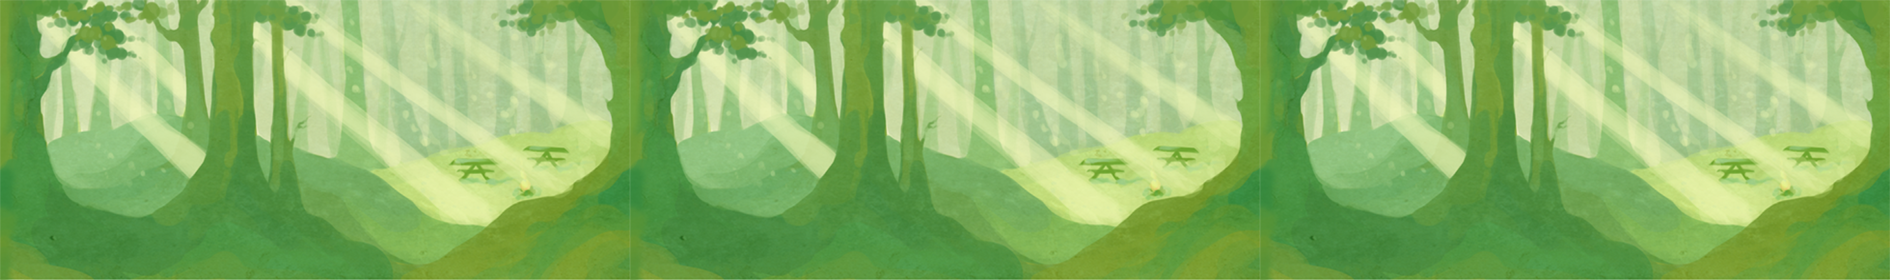

This is a level from a 2D game, rendered from its Tiled map with the project's own tilesets. A one-line summary and the complete map file follow:
An orthogonal 27x4 tile map with 70x70 px tiles, 1 tile layer (Слой тайлов 1).

<map version="1.0" orientation="orthogonal" width="27" height="4" tilewidth="70" tileheight="70">
 <tileset firstgid="1" name="map_01_bg" tilewidth="70" tileheight="70">
  <image source="map_01_bg.png" width="630" height="280" />
 </tileset>
 <layer name="Слой тайлов 1" width="27" height="4">
  <data>
   <tile gid="1" />
   <tile gid="2" />
   <tile gid="3" />
   <tile gid="4" />
   <tile gid="5" />
   <tile gid="6" />
   <tile gid="7" />
   <tile gid="8" />
   <tile gid="9" />
   <tile gid="1" />
   <tile gid="2" />
   <tile gid="3" />
   <tile gid="4" />
   <tile gid="5" />
   <tile gid="6" />
   <tile gid="7" />
   <tile gid="8" />
   <tile gid="9" />
   <tile gid="1" />
   <tile gid="2" />
   <tile gid="3" />
   <tile gid="4" />
   <tile gid="5" />
   <tile gid="6" />
   <tile gid="7" />
   <tile gid="8" />
   <tile gid="9" />
   <tile gid="10" />
   <tile gid="11" />
   <tile gid="12" />
   <tile gid="13" />
   <tile gid="14" />
   <tile gid="15" />
   <tile gid="16" />
   <tile gid="17" />
   <tile gid="18" />
   <tile gid="10" />
   <tile gid="11" />
   <tile gid="12" />
   <tile gid="13" />
   <tile gid="14" />
   <tile gid="15" />
   <tile gid="16" />
   <tile gid="17" />
   <tile gid="18" />
   <tile gid="10" />
   <tile gid="11" />
   <tile gid="12" />
   <tile gid="13" />
   <tile gid="14" />
   <tile gid="15" />
   <tile gid="16" />
   <tile gid="17" />
   <tile gid="18" />
   <tile gid="19" />
   <tile gid="20" />
   <tile gid="21" />
   <tile gid="22" />
   <tile gid="23" />
   <tile gid="24" />
   <tile gid="25" />
   <tile gid="26" />
   <tile gid="27" />
   <tile gid="19" />
   <tile gid="20" />
   <tile gid="21" />
   <tile gid="22" />
   <tile gid="23" />
   <tile gid="24" />
   <tile gid="25" />
   <tile gid="26" />
   <tile gid="27" />
   <tile gid="19" />
   <tile gid="20" />
   <tile gid="21" />
   <tile gid="22" />
   <tile gid="23" />
   <tile gid="24" />
   <tile gid="25" />
   <tile gid="26" />
   <tile gid="27" />
   <tile gid="28" />
   <tile gid="29" />
   <tile gid="30" />
   <tile gid="31" />
   <tile gid="32" />
   <tile gid="33" />
   <tile gid="34" />
   <tile gid="35" />
   <tile gid="36" />
   <tile gid="28" />
   <tile gid="29" />
   <tile gid="30" />
   <tile gid="31" />
   <tile gid="32" />
   <tile gid="33" />
   <tile gid="34" />
   <tile gid="35" />
   <tile gid="36" />
   <tile gid="28" />
   <tile gid="29" />
   <tile gid="30" />
   <tile gid="31" />
   <tile gid="32" />
   <tile gid="33" />
   <tile gid="34" />
   <tile gid="35" />
   <tile gid="36" />
  </data>
 </layer>
</map>